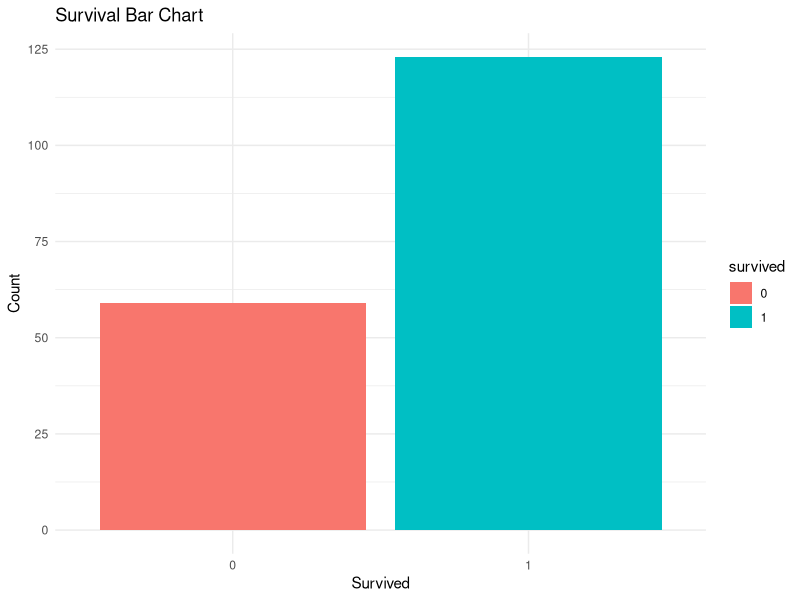
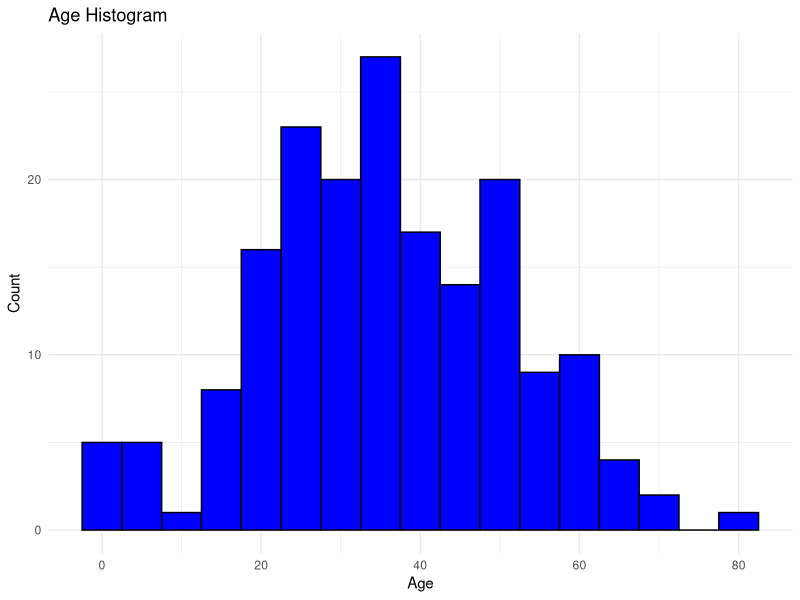
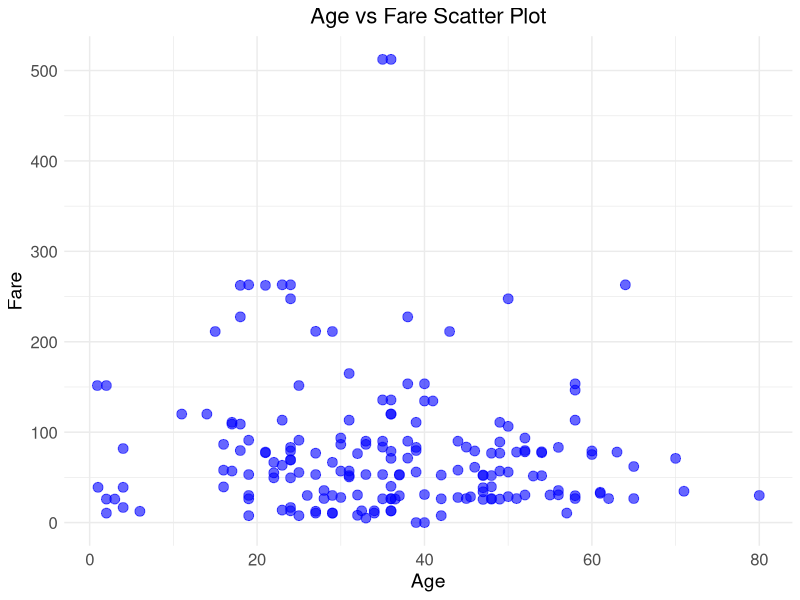
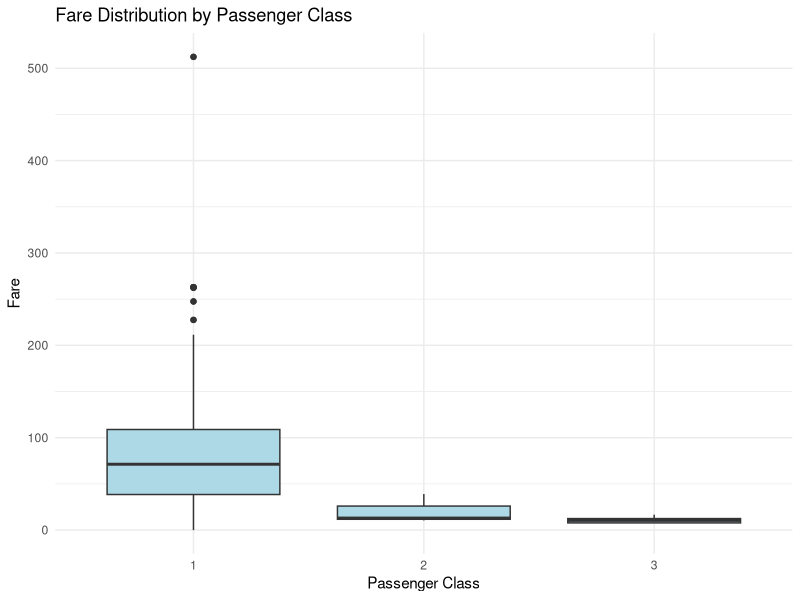

Write R code to recreate these figures, in order.
# Load the tidyverse library
library(tidyverse)

# Load the CSV file and assign it to a dataframe
titanic_data <- read_csv("titanic.csv")

# Familiarize yourself with the data
glimpse(titanic_data)

# Check for missing values
# You can use summary() to check summary statistics including missing values
summary(titanic_data)

# Handle missing values
# For this example, we'll drop rows with missing values using drop_na()
titanic_data_cleaned <- titanic_data %>% drop_na()

# Check datatypes and convert if necessary
# Use the "mutate" function to convert datatypes as needed
titanic_data_cleaned <- titanic_data_cleaned %>%
  mutate(survived = as.factor(survived),
         pclass = as.factor(pclass))

# Data Visualization
# Bar Chart
bar_chart <- ggplot(titanic_data_cleaned, aes(x = survived, fill = survived)) +
  geom_bar() +
  labs(title = "Survival Bar Chart", x = "Survived", y = "Count") +
  theme_minimal()

# Histogram
histogram <- ggplot(titanic_data_cleaned, aes(x = age)) +
  geom_histogram(binwidth = 5, fill = "blue", color = "black") +
  labs(title = "Age Histogram", x = "Age", y = "Count") +
  theme_minimal()

# Scatter Plot
# Scatter Plot
scatter_plot <- ggplot(titanic_data_cleaned, aes(x = age, y = fare)) +
  geom_point(size = 3, color = "blue", alpha = 0.6) +  # Increase point size and add transparency
  labs(title = "Age vs Fare Scatter Plot", x = "Age", y = "Fare") +
  theme_minimal() +
  theme(axis.text = element_text(size = 12),  # Increase axis label text size
        axis.title = element_text(size = 14),  # Increase axis title text size
        plot.title = element_text(size = 16, hjust = 0.5))  # Increase plot title text size and center it


# Box Plot
box_plot <- ggplot(titanic_data_cleaned, aes(x = pclass, y = fare)) +
  geom_boxplot(fill = "lightblue") +
  labs(title = "Fare Distribution by Passenger Class", x = "Passenger Class", y = "Fare") +
  theme_minimal()

# Display the visualizations
print(bar_chart)
print(histogram)
print(scatter_plot)
print(box_plot)
